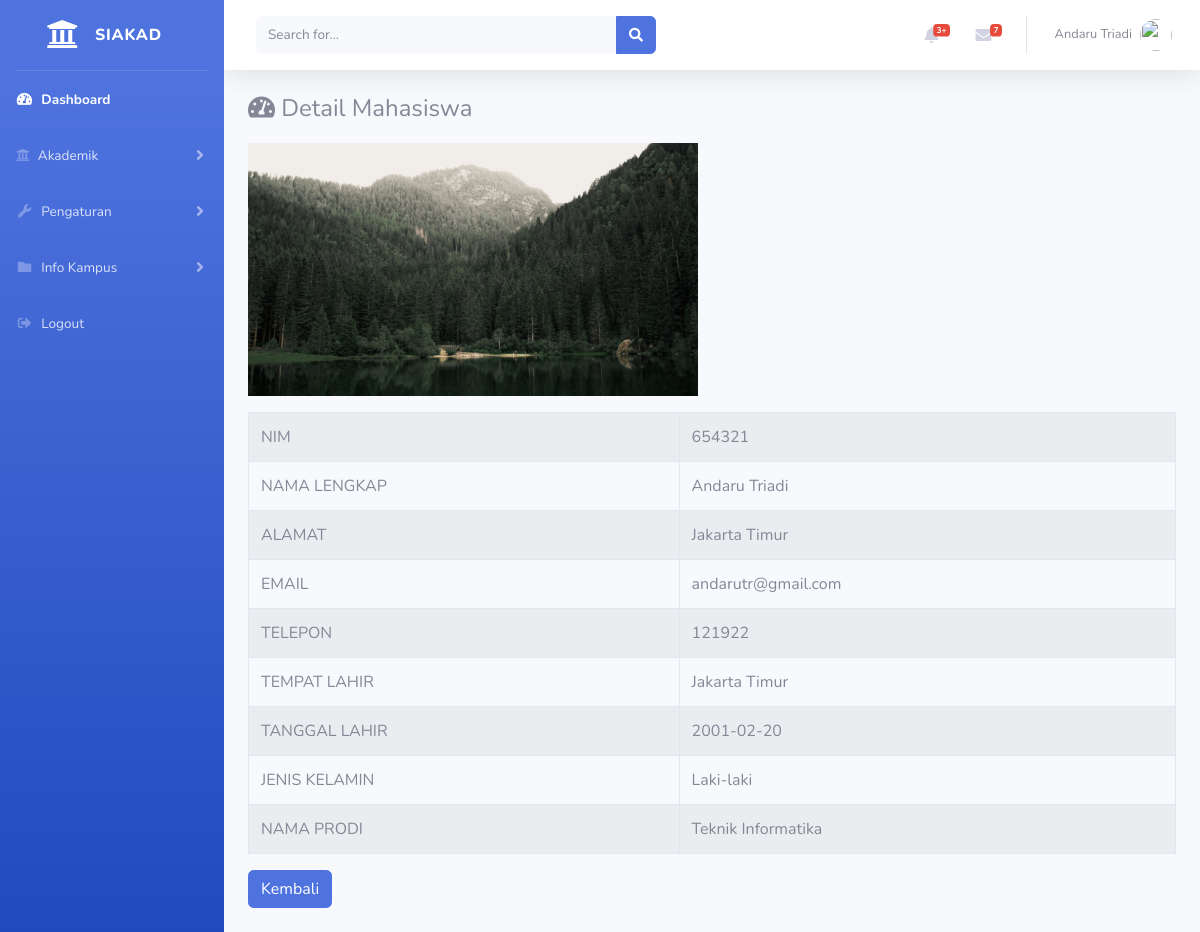
Before: /administrator/mahasiswa/detail/3 with the older database file.
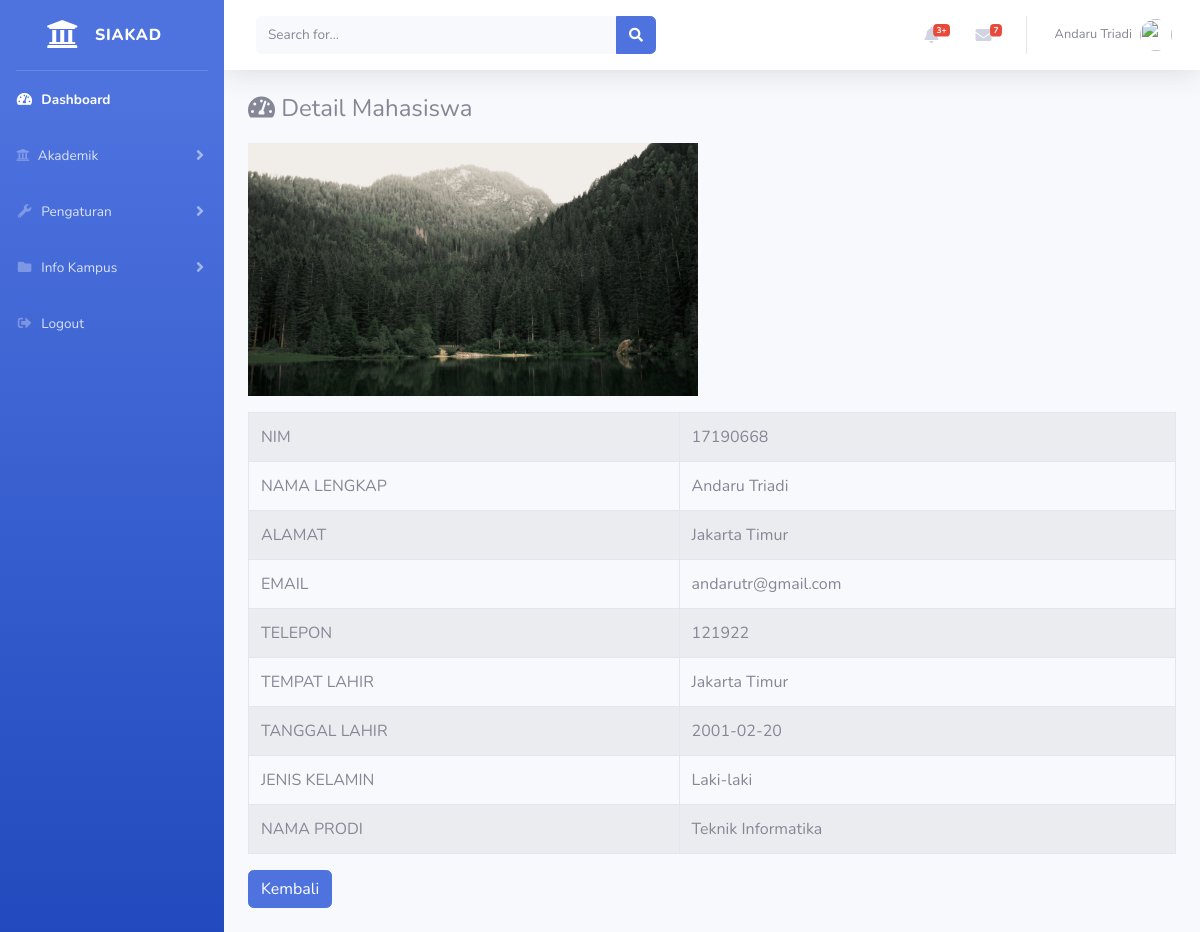
After: the same page with the newer database file.
### tables this page shows
CREATE TABLE `mahasiswa` (
  `id` int(11) NOT NULL,
  `nim` varchar(11) NOT NULL,
  `nama_lengkap` varchar(120) NOT NULL,
  `alamat` varchar(255) NOT NULL,
  `email` varchar(20) NOT NULL,
  `telepon` varchar(20) NOT NULL,
  `tempat_lahir` varchar(120) NOT NULL,
  `tanggal_lahir` date NOT NULL,
  `jenis_kelamin` varchar(120) NOT NULL,
  `nama_prodi` varchar(120) NOT NULL,
  `photo` varchar(255) NOT NULL
);

### application/controllers/administrator/mahasiswa.php (called while the page is built, shortened)
<?php
class Mahasiswa extends CI_Controller{
	public function detail($id){
		$data['detail'] = $this->mahasiswa_model->ambil_id_mahasiswa($id);
		$this->load->view('templates_administrator/header');
		$this->load->view('templates_administrator/sidebar');
		$this->load->view('administrator/mahasiswa_detail', $data);
		$this->load->view('templates_administrator/footer');
	}
}

### index.php (called while the page is built, shortened)
<?php
require_once BASEPATH.'core/CodeIgniter.php';

### application/models/mahasiswa_model.php (called while the page is built, shortened)
<?php
class Mahasiswa_model extends CI_Model{
	public function ambil_id_mahasiswa($id){
		$hasil = $this->db->where('id', $id)->get('mahasiswa');
		if($hasil->num_rows() > 0){
			return $hasil->result();
		}else{
			return false;
		}
	}
}

### application/views/administrator/mahasiswa_detail.php (the view)
<div class="container-fluid">
	<h4>
        <i class="fas fa-tachometer-alt mb-3"></i> Detail Mahasiswa
    </h4>
    <table class="table table-bordered table-striped table-hover">
    	<?php foreach($detail as $dt) : ?>
    	<img src="<?= base_url('assets/uploads/').$dt->photo ?>" class="img-fluid mb-3" width="450">
    	<tr>
    		<td>NIM</td>
    		<td><?= $dt->nim ?></td>
    	</tr>
    	<tr>
    		<td>NAMA LENGKAP</td>
    		<td><?= $dt->nama_lengkap ?></td>
    	</tr>
    	<tr>
    		<td>ALAMAT</td>
    		<td><?= $dt->alamat ?></td>
    	</tr>
    	<tr>
    		<td>EMAIL</td>
    		<td><?= $dt->email ?></td>
    	</tr>
    	<tr>
    		<td>TELEPON</td>
    		<td><?= $dt->telepon ?></td>
    	</tr>
    	<tr>
    		<td>TEMPAT LAHIR</td>
    		<td><?= $dt->tempat_lahir ?></td>
    	</tr>
    	<tr>
    		<td>TANGGAL LAHIR</td>
    		<td><?= $dt->tanggal_lahir ?></td>
    	</tr>
    	<tr>
    		<td>JENIS KELAMIN</td>
    		<td><?= $dt->jenis_kelamin ?></td>
    	</tr>
    	<tr>
    		<td>NAMA PRODI</td>
    		<td><?= $dt->nama_prodi ?></td>
    	</tr>
    	<?php endforeach; ?>
    </table>
    <a href="<?= base_url('administrator/mahasiswa')?>" class="btn btn-primary mb-4">Kembali</a>
</div>

Changed rows visible on the page:
changed mahasiswa "Andaru Triadi": nim "654321" → "17190668"
